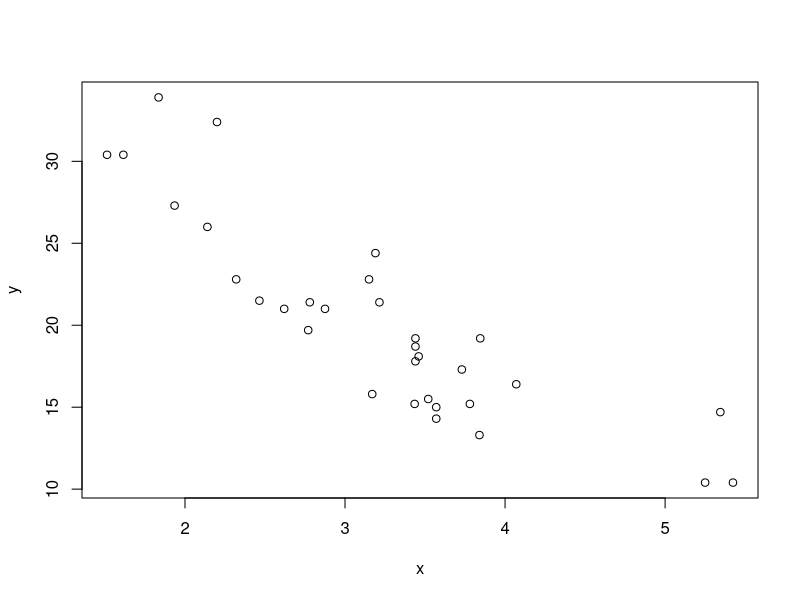

The R script that drew this image:
## ---- chunk 1
#| fig-cap: "Image insérée en markdown"
#| echo: false

data("mtcars") 
x <- mtcars$wt         
y <- mtcars$mpg 
plot(x, y) 
## ---- chunk 2
#| tbl-cap: "Tableau généré par un programme"
#| echo: false
#| warning: false
#| message: false

data(mtcars)
df = head(mtcars)
knitr::kable(df)
